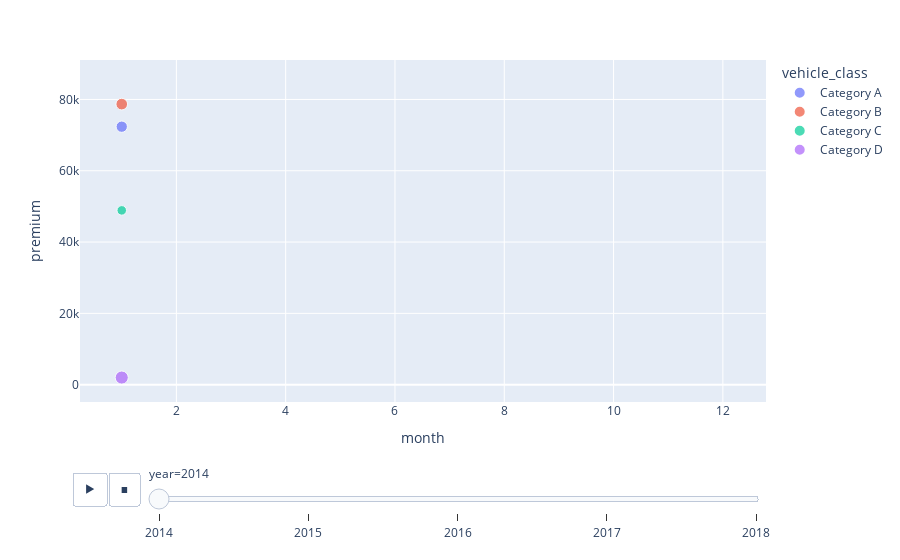

Source (notebook cell):
### Code cell
px.scatter(data_frame=df, x='month', y='premium', color='vehicle_class', size='quota', animation_frame='year', animation_group='vehicle_class')

### Figure 1 — Plotly figure (JSON) as saved in the notebook; plotly's stock layout.template omitted (floating-point values rounded to 4 significant figures)
{"data": [{"hovertemplate": "vehicle_class=Category A<br>year=2014<br>month=%{x}<br>premium=%{y}<br>quota=%{marker.size}<extra></extra>", "ids": ["Category A", "Category A", "Category A", "Category A", "Category A", "Category A", "Category A", "Category A", "Category A", "Category A", "Category A", "Category A", "Category A", "Category A", "Category A", "Category A", "Category A", "Category A", "Category A", "Category A", "Category A", "Category A", "Category A", "Category A"], "legendgroup": "Category A", "marker": {"color": "#636efa", "size": [364, 368, 362, 362, 365, 362, 367, 361, 513, 509, 507, 509, 513, 509, 574, 575, 572, 573, 575, 572, 703, 701, 709, 705], "sizemode": "area", "sizeref": 5.68, "symbol": "circle"}, "mode": "markers", "name": "Category A", "orientation": "v", "showlegend": true, "type": "scatter", "x": [1, 1, 2, 2, 3, 3, 4, 4, 5, 5, 6, 6, 7, 7, 8, 8, 9, 9, 10, 10, 11, 11, 12, 12], "xaxis": "x", "y": [72369, 72290, 71564, 77201, 76999, 78602, 77400, 71335, 60002, 65689, 63190, 61899, 61990, 62890, 64600, 65710, 64841, 62000, 63880, 63990, 64900, 67889, 67089, 65889], "yaxis": "y"}, {"hovertemplate": "vehicle_class=Category B<br>year=2014<br>month=%{x}<br>premium=%{y}<br>quota=%{marker.size}<extra></extra>", "ids": ["Category B", "Category B", "Category B", "Category B", "Category B", "Category B", "Category B", "Category B", "Category B", "Category B", "Category B", "Category B", "Category B", "Category B", "Category B", "Category B", "Category B", "Category B", "Category B", "Category B", "Category B", "Category B", "Category B", "Category B"], "legendgroup": "Category B", "marker": {"color": "#EF553B", "size": [386, 393, 360, 355, 350, 353, 363, 351, 483, 484, 494, 490, 493, 498, 507, 506, 511, 509, 505, 507, 574, 570, 584, 579], "sizemode": "area", "sizeref": 5.68, "symbol": "circle"}, "mode": "markers", "name": "Category B", "orientation": "v", "showlegend": true, "type": "scatter", "x": [1, 1, 2, 2, 3, 3, 4, 4, 5, 5, 6, 6, 7, 7, 8, 8, 9, 9, 10, 10, 11, 11, 12, 12], "xaxis": "x", "y": [78700, 79000, 75300, 78604, 80710, 82900, 84504, 75010, 70002, 68103, 67304, 65700, 64889, 65001, 68689, 72990, 73010, 71990, 72180, 72002, 70890, 72890, 74389, 74000], "yaxis": "y"}, {"hovertemplate": "vehicle_class=Category C<br>year=2014<br>month=%{x}<br>premium=%{y}<br>quota=%{marker.size}<extra></extra>", "ids": ["Category C", "Category C", "Category C", "Category C", "Category C", "Category C", "Category C", "Category C", "Category C", "Category C", "Category C", "Category C", "Category C", "Category C", "Category C", "Category C", "Category C", "Category C", "Category C", "Category C", "Category C", "Category C", "Category C", "Category C"], "legendgroup": "Category C", "marker": {"color": "#00cc96", "size": [258, 264, 267, 277, 265, 266, 265, 272, 389, 392, 385, 391, 392, 391, 267, 257, 258, 261, 259, 267, 143, 142, 141, 149], "sizemode": "area", "sizeref": 5.68, "symbol": "circle"}, "mode": "markers", "name": "Category C", "orientation": "v", "showlegend": true, "type": "scatter", "x": [1, 1, 2, 2, 3, 3, 4, 4, 5, 5, 6, 6, 7, 7, 8, 8, 9, 9, 10, 10, 11, 11, 12, 12], "xaxis": "x", "y": [48889, 50001, 51002, 52890, 56302, 53891, 49503, 32890, 36301, 40889, 43001, 42001, 43390, 52010, 54009, 52390, 49901, 49889, 57389, 61000, 63701, 65001, 60001, 52100], "yaxis": "y"}, {"hovertemplate": "vehicle_class=Category D<br>year=2014<br>month=%{x}<br>premium=%{y}<br>quota=%{marker.size}<extra></extra>", "ids": ["Category D", "Category D", "Category D", "Category D", "Category D", "Category D", "Category D", "Category D", "Category D", "Category D", "Category D", "Category D", "Category D", "Category D", "Category D", "Category D", "Category D", "Category D", "Category D", "Category D", "Category D", "Category D", "Category D", "Category D"], "legendgroup": "Category D", "marker": {"color": "#ab63fa", "size": [489, 503, 361, 360, 368, 360, 388, 365, 343, 358, 346, 385, 344, 347, 316, 322, 316, 320, 316, 317, 316, 324, 318, 319], "sizemode": "area", "sizeref": 5.68, "symbol": "circle"}, "mode": "markers", "name": "Category D", "orientation": "v", "showlegend": true, "type": "scatter", "x": [1, 1, 2, 2, 3, 3, 4, 4, 5, 5, 6, 6, 7, 7, 8, 8, 9, 9, 10, 10, 11, 11, 12, 12], "xaxis": "x", "y": [1989, 2704, 3051, 3501, 4001, 4289, 4489, 4502, 4001, 4003, 4089, 3890, 4001, 4252, 4353, 4354, 4453, 4504, 4800, 4412, 4290, 4189, 4210, 4312], "yaxis": "y"}], "layout": {"legend": {"itemsizing": "constant", "title": {"text": "vehicle_class"}, "tracegroupgap": 0}, "margin": {"t": 60}, "sliders": [{"active": 0, "currentvalue": {"prefix": "year="}, "len": 0.9, "pad": {"b": 10, "t": 60}, "steps": [{"args": [["2014"], {"frame": {"duration": 0, "redraw": false}, "fromcurrent": true, "mode": "immediate", "transition": {"duration": 0, "easing": "linear"}}], "label": "2014", "method": "animate"}, {"args": [["2015"], {"frame": {"duration": 0, "redraw": false}, "fromcurrent": true, "mode": "immediate", "transition": {"duration": 0, "easing": "linear"}}], "label": "2015", "method": "animate"}, {"args": [["2016"], {"frame": {"duration": 0, "redraw": false}, "fromcurrent": true, "mode": "immediate", "transition": {"duration": 0, "easing": "linear"}}], "label": "2016", "method": "animate"}, {"args": [["2017"], {"frame": {"duration": 0, "redraw": false}, "fromcurrent": true, "mode": "immediate", "transition": {"duration": 0, "easing": "linear"}}], "label": "2017", "method": "animate"}, {"args": [["2018"], {"frame": {"duration": 0, "redraw": false}, "fromcurrent": true, "mode": "immediate", "transition": {"duration": 0, "easing": "linear"}}], "label": "2018", "method": "animate"}], "x": 0.1, "xanchor": "left", "y": 0, "yanchor": "top"}], "updatemenus": [{"buttons": [{"args": [null, {"frame": {"duration": 500, "redraw": false}, "fromcurrent": true, "mode": "immediate", "transition": {"duration": 500, "easing": "linear"}}], "label": "&#9654;", "method": "animate"}, {"args": [[null], {"frame": {"duration": 0, "redraw": false}, "fromcurrent": true, "mode": "immediate", "transition": {"duration": 0, "easing": "linear"}}], "label": "&#9724;", "method": "animate"}], "direction": "left", "pad": {"r": 10, "t": 70}, "showactive": false, "type": "buttons", "x": 0.1, "xanchor": "right", "y": 0, "yanchor": "top"}], "xaxis": {"anchor": "y", "domain": [0, 1], "title": {"text": "month"}}, "yaxis": {"anchor": "x", "domain": [0, 1], "title": {"text": "premium"}}}}
